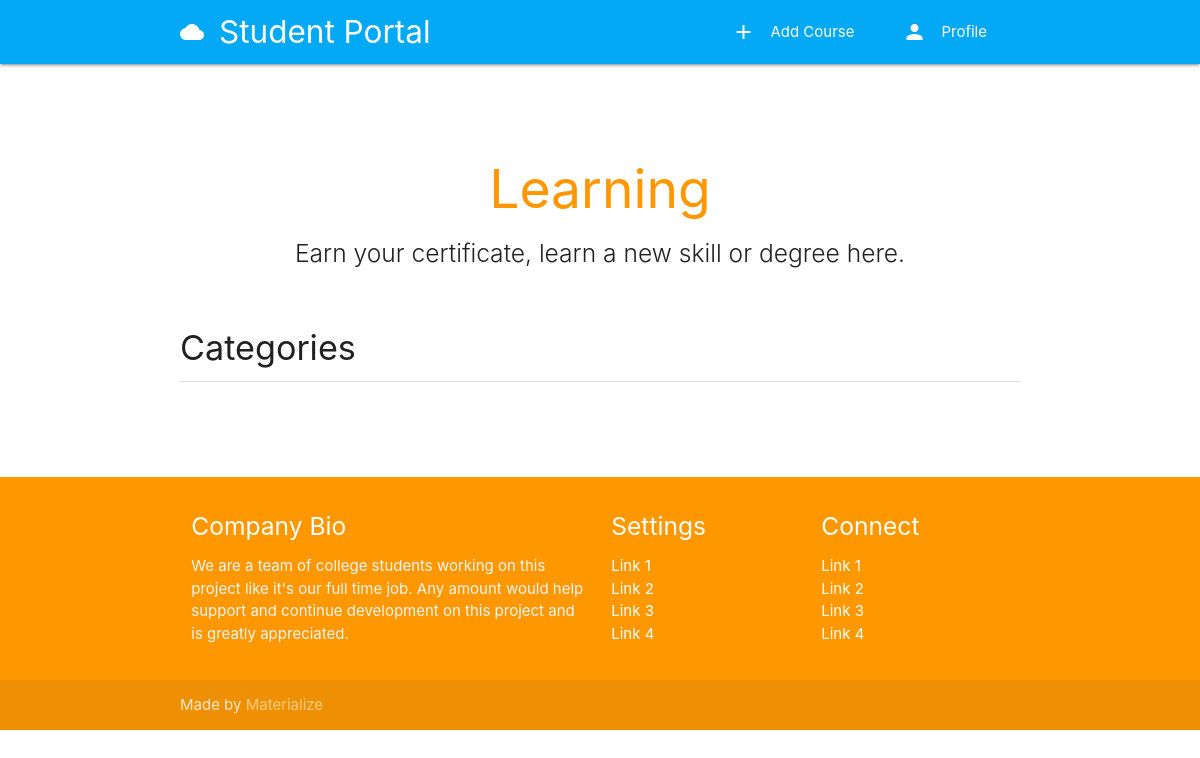
The page /course/categories/ on the database as committed earlier.
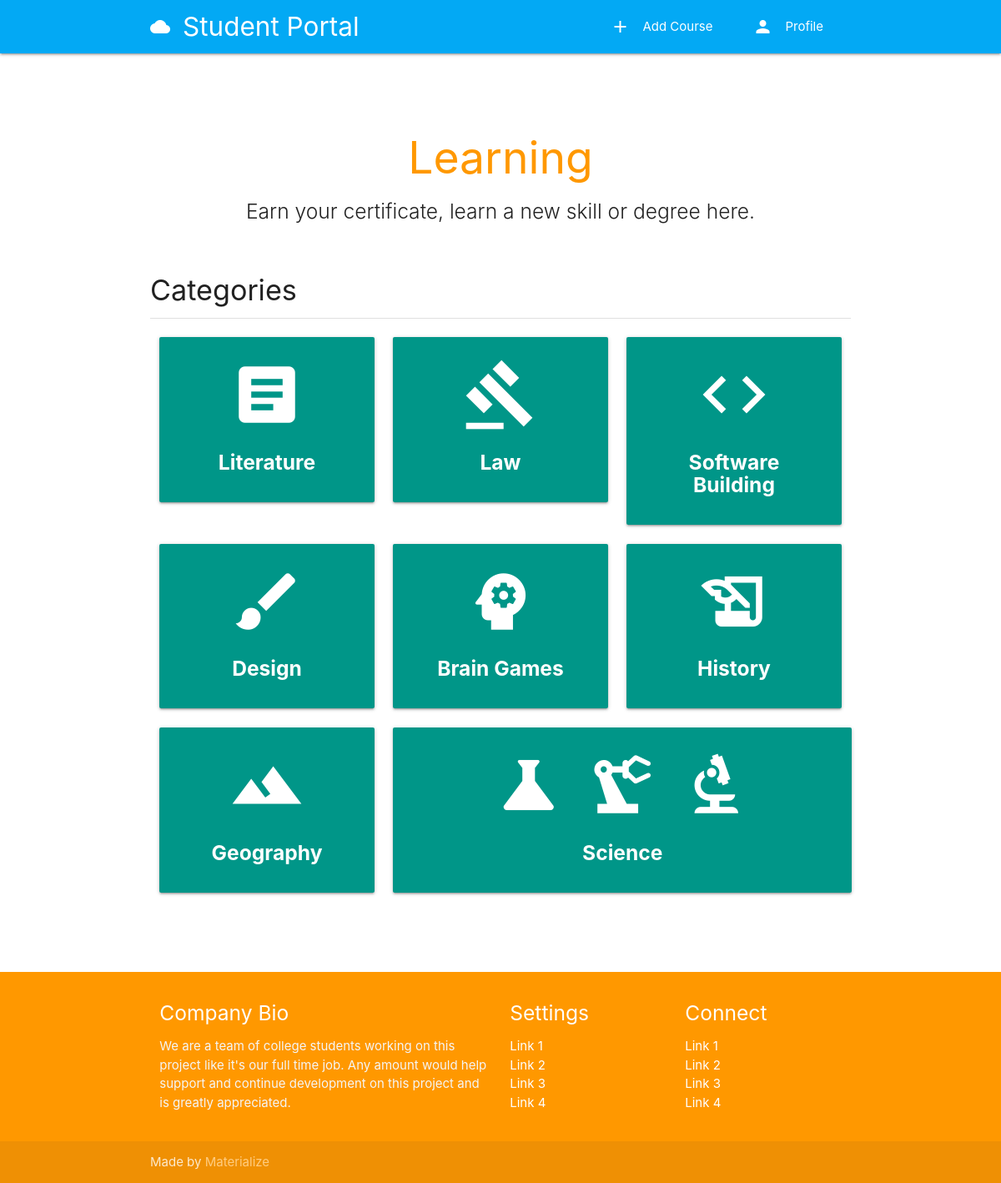
The same page on the database as committed later.
### classroom/models.py (models this page shows, shortened)
class Category(models.Model):
	title = models.CharField(max_length=100, verbose_name='Title')
	icon = models.CharField(max_length=100, verbose_name='Icon', default='article')
	slug = models.SlugField(unique=True)

### classroom/views.py (the view)
# urls.py: path('categories/', Categories, name='categories'),
def Categories(request):
	categories = Category.objects.all()
	context = {
		'categories': categories
	}
	return render(request, 'classroom/categories.html', context)

### authy/views.py (called while the page is built)
def SideNavInfo(request):
	user = request.user
	nav_profile = None
	if user.is_authenticated:
		nav_profile = Profile.objects.get(user=user)
	return {'nav_profile': nav_profile}

### student_portal/templates/classroom/categories.html
{% extends 'base.html' %}
{% load static %}
{% block banner %}
<div class="section no-pad-bot" id="index-banner">
	<div class="container">
		<br><br>
		<h2 class="header orange-text center">Learning</h2>
		<h5 class="header col s12 light center"> Earn your certificate, learn a new skill or degree here.</h5>
	</div>
</div>
{% endblock %}
{% block content %}
<div class="section">
	<h4>Categories</h4>
	<div class="divider"></div>
</div>
<div class="row">
{% for category in categories %}
    <div style='max-width: 825px;' class="col s12 m4">
      {% if category.title == 'Science'%}
      <a href="{% url 'category-courses' category.slug %}">
      <div style='width: 550px;' class="card-panel teal center-align white-text">
        <i class="material-icons large">{{ category.icon }}</i>
        <h5><b>{{ category.title }}</b></h5>
      </div>
      </a>
      {% else %}
      <a href="{% url 'category-courses' category.slug %}">
        <div class="card-panel teal center-align white-text">
          <i class="material-icons large">{{ category.icon }}</i>
          <h5><b>{{ category.title }}</b></h5>
        </div>
        </a>
      {% endif %}
    </div>
{% endfor %}
</div>
{% endblock %}

### student_portal/templates/base.html (shortened to what this page needs)
{% load static %}
<!DOCTYPE html>
<html lang="en">
<head>
  <link href="{% static 'css/materialize.css' %}" type="text/css" rel="stylesheet" media="screen,projection"/>
  <link href="{% static 'css/style.css' %}" type="text/css" rel="stylesheet" media="screen,projection"/>
</head>
<body>
  <nav class="light-blue" role="navigation">
    <div class="nav-wrapper container">
      <a href="{% url 'index' %}" class="brand-logo"><i class="material-icons">cloud</i>Student Portal</a>
      <ul class="right hide-on-med-and-down">
        <li><a href="#" data-target="slide-out" class="sidenav-trigger show-on-large"><i class="material-icons left">person</i>Profile</a></li>
      </ul>
      <ul class="right hide-on-med-and-down">
        <li><a href="{% url 'newcourse' %}"><i class="material-icons left">add</i>Add Course</a></li>
      </ul>
    </div>
  </nav>
    {% block banner %}
    {% endblock %}
<div class="container">
  <div class="section">
    {% block content %}
    {% endblock %}
  </div>
  </div>
  <br>
  <br>
  <footer class="page-footer orange">
    <div class="container">
      <div class="row">
        <div class="col l6 s12">
          <h5 class="white-text">Company Bio</h5>
          <p class="grey-text text-lighten-4">We are a team of college students working on this project like it's our full time job. Any amount would help support and continue development on this project and is greatly appreciated.</p>
        </div>
        <div class="col l3 s12">
          <h5 class="white-text">Settings</h5>
          <ul>
            <li><a class="white-text" href="#!">Link 1</a></li>
            <li><a class="white-text" href="#!">Link 2</a></li>
            <li><a class="white-text" href="#!">Link 3</a></li>
            <li><a class="white-text" href="#!">Link 4</a></li>
          </ul>
        </div>
        <div class="col l3 s12">
          <h5 class="white-text">Connect</h5>
          <ul>
            <li><a class="white-text" href="#!">Link 1</a></li>
            <li><a class="white-text" href="#!">Link 2</a></li>
            <li><a class="white-text" href="#!">Link 3</a></li>
            <li><a class="white-text" href="#!">Link 4</a></li>
          </ul>
        </div>
      </div>
    </div>
    <div class="footer-copyright">
      <div class="container">
      Made by <a class="orange-text text-lighten-3" href="http://materializecss.com">Materialize</a>
      </div>
    </div>
  </footer>
  </body>
  </html>

Rows that differ between the two databases and show on the page:
added Category: title "Literature"
added Category: title "Law"
added Category: title "Software Building"
added Category: title "Design"
added Category: title "Brain Games"
added Category: title "History"
added Category: title "Geography"
added Category: icon "science precision_manufacturing biotech", title "Science"
